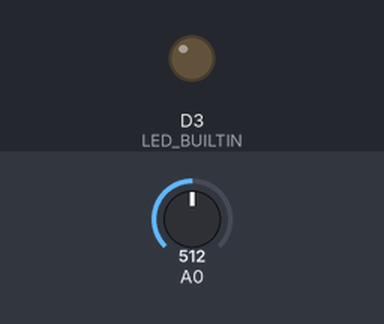
The sketch below on a simulated nRF52 board. On the bench: output pins drawn as LEDs (lit = HIGH). The test bench sets the inputs (shaded band); at power-on: A0 = 512. A phone connects over Bluetooth LE 3 s after start.

Above: at 1.2 s.
1.3 s: A0 set to 64
2.8 s: A0 set to 57
At 3.1 s:
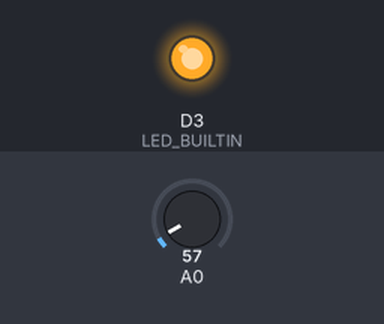
4.3 s: A0 set to 122
At 5.5 s:
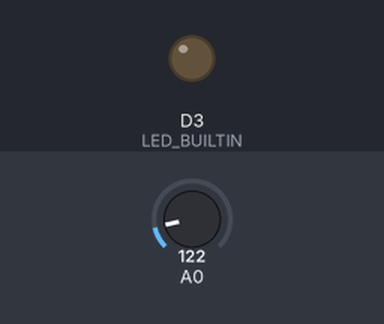
5.8 s: A0 set to 0
At 6.8 s:
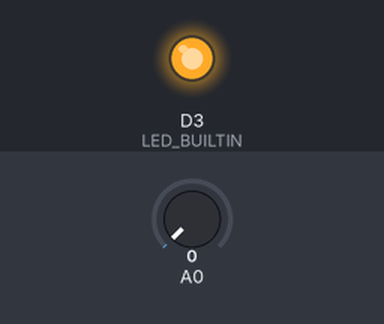
Timing chart, 0 to 8.3 s (numbered marks = the images above; inputs shaded):
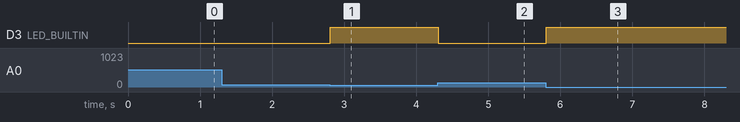

Measured:
- the behaviour switches between 62 and 61 on A0 (found by bisection; images 0 and 1)
- after the input at 1.3 s, every drawn part: stays the same
- after the input at 2.8 s, D3 (LED_BUILTIN): LOW → HIGH at once
- after the input at 4.3 s, D3 (LED_BUILTIN): HIGH → LOW at once
- after the input at 5.8 s, D3 (LED_BUILTIN): LOW → HIGH at once

The sketch:

triple4s.ino
```cpp
#include <bluefruit.h>

BLEDis bledis;
// ce4638f8-c4de-f1b0-1542-f3a5a09c68cd
uint8_t guid[16] = { 0xcd, 0x68, 0x9c, 0xa0, 0xa5, 0xf3, 0x42, 0x15, 0xb0, 0xf1, 0xde, 0xc4, 0xf8, 0x38, 0x46, 0xce };
BLEService myService = BLEService(guid);
BLECharacteristic notifyChar = BLECharacteristic(0x0001);
BLECharacteristic readChar = BLECharacteristic(0x0002);

void setup() {
  Bluefruit.begin();
  Bluefruit.setName("Triple4s");

  myService.begin();
  notifyChar.setProperties(CHR_PROPS_NOTIFY);
  notifyChar.setPermission(SECMODE_OPEN, SECMODE_NO_ACCESS);
  notifyChar.setFixedLen(1); // Alternatively .setMaxLen(uint16_t len)
  notifyChar.begin();

  readChar.setProperties(CHR_PROPS_READ);
  readChar.setPermission(SECMODE_OPEN, SECMODE_NO_ACCESS);
  readChar.setFixedLen(1); // Alternatively .setMaxLen(uint16_t len)
  readChar.begin();

  bledis.setManufacturer("Triple 4s");
  bledis.setModel("BLE Pepper Spray");
  bledis.begin();

  startAdv();

  pinMode(LED_BUILTIN, OUTPUT);
}

bool lastState = false;
void loop() {
  int AIN0 = analogRead(A0);
  float Vout0 = AIN0 * (3.3 / 1023.0);
  bool active = (Vout0 < 0.20);
  if(active != lastState) {
    if(active) {
      digitalWrite(LED_BUILTIN, HIGH);
      setActive();
    } else {
      digitalWrite(LED_BUILTIN, LOW);
      setInactive();
    }
  }
  lastState = active;
  delay(100);
}
uint8_t dat[1] = { 0x01 };
void setActive() {
  dat[0] = { 0x01 };
  readChar.write8(0x01);
  notifyChar.notify(dat, 1);
}
void setInactive() {
  dat[0] = { 0x00 };
  readChar.write8(0x00);
  notifyChar.notify(dat, 1);
}

void startAdv(void)
{
  // Advertising packet
  Bluefruit.Advertising.addFlags(BLE_GAP_ADV_FLAGS_LE_ONLY_GENERAL_DISC_MODE);
  Bluefruit.Advertising.addTxPower();

  // Include myService
  Bluefruit.Advertising.addService(myService);

  // Secondary Scan Response packet (optional)
  // Since there is no room for 'Name' in Advertising packet
  Bluefruit.ScanResponse.addName();

  /* Start Advertising
   * - Enable auto advertising if disconnected
   * - Interval:  fast mode = 20 ms, slow mode = 152.5 ms
   * - Timeout for fast mode is 30 seconds
   * - Start(timeout) with timeout = 0 will advertise forever (until connected)
   *
   * For recommended advertising interval
   * https://developer.apple.com/library/content/qa/qa1931/_index.html
   */
  Bluefruit.Advertising.restartOnDisconnect(true);
  Bluefruit.Advertising.setInterval(32, 244);    // in unit of 0.625 ms
  Bluefruit.Advertising.setFastTimeout(30);      // number of seconds in fast mode
  Bluefruit.Advertising.start(0);                // 0 = Don't stop advertising after n seconds
}
```
